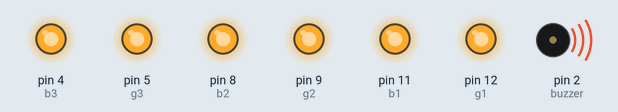
Bench run of a sketch on a simulated Arduino Uno, built with avr-gcc and run on an emulated ATmega328P. Shown: output pins drawn as LEDs (lit = HIGH), buzzer (waves = sounding, pin HIGH). Pins used as bus, display or sensor lines are not drawn.

Above: at 0.5 s.
At 1.5 s:
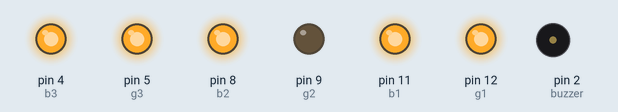
At 5.5 s:
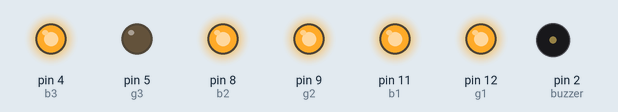
Timing chart, 0 to 6.9 s (numbered marks = the images above):
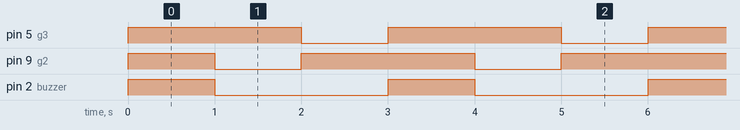

Measured:
- by itself, pin 5 (g3), pin 9 (g2): alternates HIGH for 2.0 s and LOW for 1.0 s
- by itself, pin 2 (buzzer): alternates HIGH for 1.0 s and LOW for 2.0 s
- by itself, everything shown: repeats every 3.0 s, in 3 steps

The sketch:

buzzerTraffic.ino
```cpp
int r1 = 13;
int g1 = 12;
int b1 = 11;

int r2 = 10;
int g2 = 9;
int b2 = 8;

int r3 = 6;
int g3 = 5;
int b3 = 4;

int buzzer = 2;

void setup() {
  pinMode(r1,OUTPUT);
  pinMode(g1,OUTPUT);
  pinMode(b1,OUTPUT);
  pinMode(r2,OUTPUT);
  pinMode(g2,OUTPUT);
  pinMode(b2,OUTPUT);
  pinMode(r3,OUTPUT);
  pinMode(g3,OUTPUT);
  pinMode(b3,OUTPUT);
  pinMode(buzzer, OUTPUT);

//off all lights at the start
  digitalWrite(r1,HIGH);
  digitalWrite(g1,HIGH);
  digitalWrite(b1,HIGH);
  digitalWrite(r2,HIGH);
  digitalWrite(g2,HIGH);
  digitalWrite(b2,HIGH);
  digitalWrite(r3,HIGH);
  digitalWrite(g3,HIGH);
  digitalWrite(b3,HIGH);
}


void loop() {
  red();
  delay(1000);
  yellow();
  delay(1000);
  green();
  delay(1000);
}


void red(){
  digitalWrite(r1,LOW);
  digitalWrite(g1,HIGH);
  digitalWrite(b1,HIGH);
  digitalWrite(g3,HIGH); //off rgb3
  digitalWrite(buzzer,HIGH);
}

void yellow(){
  digitalWrite(r1,HIGH); //off rgb1
  digitalWrite(r2,LOW);
  digitalWrite(g2,LOW);
  digitalWrite(b2,HIGH);
  digitalWrite(buzzer,LOW);
}

void green(){
  digitalWrite(r2,HIGH); //off rgb2
  digitalWrite(g2,HIGH); //off rgb2
  digitalWrite(r3,HIGH);
  digitalWrite(g3,LOW);
  digitalWrite(b3,HIGH);
  digitalWrite(buzzer,LOW);
}
```
